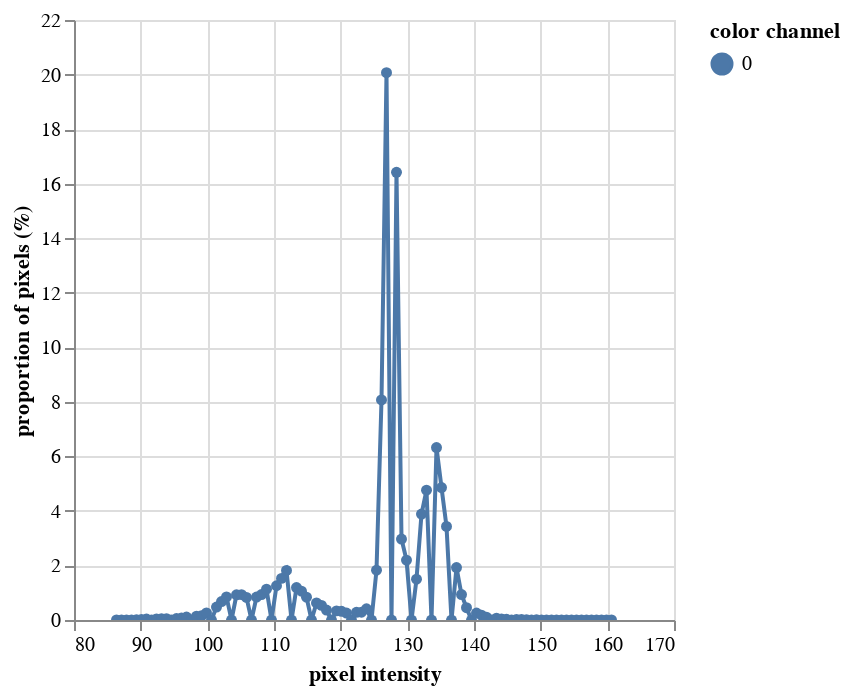

Notebook code cell kept with this figure:
### Code cell
hist = pcv.visualize.histogram(img=a)

### Figure 1 — Vega-Lite specification as saved in the notebook (floating-point values rounded to 4 significant figures)
{"config": {"view": {"continuousWidth": 300, "continuousHeight": 300}}, "data": {"name": "data-c7c6b5cd626df492ac9ed27062b842ee"}, "mark": {"type": "line", "point": true}, "encoding": {"color": {"field": "color channel", "type": "nominal"}, "tooltip": [{"field": "pixel intensity", "type": "quantitative"}, {"field": "proportion of pixels (%)", "type": "quantitative"}], "x": {"field": "pixel intensity", "type": "quantitative"}, "y": {"field": "proportion of pixels (%)", "type": "quantitative"}}, "params": [{"name": "param_1", "select": {"type": "interval", "encodings": ["x", "y"]}, "bind": "scales"}], "$schema": "https://vega.github.io/schema/vega-lite/v5.20.1.json", "datasets": {"data-c7c6b5cd626df492ac9ed27062b842ee": [{"pixel intensity": 86.38, "proportion of pixels (%)": 0.0001833, "hist_count": 3, "color channel": "0"}, {"pixel intensity": 87.12, "proportion of pixels (%)": 0.0006722, "hist_count": 11, "color channel": "0"}, {"pixel intensity": 87.88, "proportion of pixels (%)": 0.004338, "hist_count": 71, "color channel": "0"}, {"pixel intensity": 88.62, "proportion of pixels (%)": 0.0, "hist_count": 0, "color channel": "0"}, {"pixel intensity": 89.38, "proportion of pixels (%)": 0.009044, "hist_count": 148, "color channel": "0"}, {"pixel intensity": 90.12, "proportion of pixels (%)": 0.01839, "hist_count": 301, "color channel": "0"}, {"pixel intensity": 90.88, "proportion of pixels (%)": 0.03416, "hist_count": 559, "color channel": "0"}, {"pixel intensity": 91.62, "proportion of pixels (%)": 0.0, "hist_count": 0, "color channel": "0"}, {"pixel intensity": 92.38, "proportion of pixels (%)": 0.04161, "hist_count": 681, "color channel": "0"}, {"pixel intensity": 93.12, "proportion of pixels (%)": 0.04332, "hist_count": 709, "color channel": "0"}, {"pixel intensity": 93.88, "proportion of pixels (%)": 0.04748, "hist_count": 777, "color channel": "0"}, {"pixel intensity": 94.62, "proportion of pixels (%)": 0.0, "hist_count": 0, "color channel": "0"}, {"pixel intensity": 95.38, "proportion of pixels (%)": 0.05163, "hist_count": 845, "color channel": "0"}, {"pixel intensity": 96.12, "proportion of pixels (%)": 0.07217, "hist_count": 1181, "color channel": "0"}, {"pixel intensity": 96.88, "proportion of pixels (%)": 0.1066, "hist_count": 1744, "color channel": "0"}, {"pixel intensity": 97.62, "proportion of pixels (%)": 0.0, "hist_count": 0, "color channel": "0"}, {"pixel intensity": 98.38, "proportion of pixels (%)": 0.1402, "hist_count": 2294, "color channel": "0"}, {"pixel intensity": 99.12, "proportion of pixels (%)": 0.1547, "hist_count": 2531, "color channel": "0"}, {"pixel intensity": 99.88, "proportion of pixels (%)": 0.2577, "hist_count": 4217, "color channel": "0"}, {"pixel intensity": 100.6, "proportion of pixels (%)": 0.0, "hist_count": 0, "color channel": "0"}, {"pixel intensity": 101.4, "proportion of pixels (%)": 0.4748, "hist_count": 7770, "color channel": "0"}, {"pixel intensity": 102.1, "proportion of pixels (%)": 0.6761, "hist_count": 11065, "color channel": "0"}, {"pixel intensity": 102.9, "proportion of pixels (%)": 0.847, "hist_count": 13861, "color channel": "0"}, {"pixel intensity": 103.6, "proportion of pixels (%)": 0.0, "hist_count": 0, "color channel": "0"}, {"pixel intensity": 104.4, "proportion of pixels (%)": 0.9245, "hist_count": 15130, "color channel": "0"}, {"pixel intensity": 105.1, "proportion of pixels (%)": 0.9305, "hist_count": 15228, "color channel": "0"}, {"pixel intensity": 105.9, "proportion of pixels (%)": 0.8266, "hist_count": 13528, "color channel": "0"}, {"pixel intensity": 106.6, "proportion of pixels (%)": 0.0, "hist_count": 0, "color channel": "0"}, {"pixel intensity": 107.4, "proportion of pixels (%)": 0.8425, "hist_count": 13788, "color channel": "0"}, {"pixel intensity": 108.1, "proportion of pixels (%)": 0.933, "hist_count": 15269, "color channel": "0"}, {"pixel intensity": 108.9, "proportion of pixels (%)": 1.131, "hist_count": 18517, "color channel": "0"}, {"pixel intensity": 109.6, "proportion of pixels (%)": 0.0, "hist_count": 0, "color channel": "0"}, {"pixel intensity": 110.4, "proportion of pixels (%)": 1.256, "hist_count": 20552, "color channel": "0"}, {"pixel intensity": 111.1, "proportion of pixels (%)": 1.526, "hist_count": 24967, "color channel": "0"}, {"pixel intensity": 111.9, "proportion of pixels (%)": 1.818, "hist_count": 29744, "color channel": "0"}, {"pixel intensity": 112.6, "proportion of pixels (%)": 0.0, "hist_count": 0, "color channel": "0"}, {"pixel intensity": 113.4, "proportion of pixels (%)": 1.189, "hist_count": 19452, "color channel": "0"}, {"pixel intensity": 114.1, "proportion of pixels (%)": 1.054, "hist_count": 17254, "color channel": "0"}, {"pixel intensity": 114.9, "proportion of pixels (%)": 0.8365, "hist_count": 13690, "color channel": "0"}, {"pixel intensity": 115.6, "proportion of pixels (%)": 0.0, "hist_count": 0, "color channel": "0"}, {"pixel intensity": 116.4, "proportion of pixels (%)": 0.6244, "hist_count": 10219, "color channel": "0"}, {"pixel intensity": 117.1, "proportion of pixels (%)": 0.5355, "hist_count": 8763, "color channel": "0"}, {"pixel intensity": 117.9, "proportion of pixels (%)": 0.3652, "hist_count": 5976, "color channel": "0"}, {"pixel intensity": 118.6, "proportion of pixels (%)": 0.0, "hist_count": 0, "color channel": "0"}, {"pixel intensity": 119.4, "proportion of pixels (%)": 0.3353, "hist_count": 5488, "color channel": "0"}, {"pixel intensity": 120.1, "proportion of pixels (%)": 0.3185, "hist_count": 5213, "color channel": "0"}, {"pixel intensity": 120.9, "proportion of pixels (%)": 0.2556, "hist_count": 4183, "color channel": "0"}, {"pixel intensity": 121.6, "proportion of pixels (%)": 0.0, "hist_count": 0, "color channel": "0"}, {"pixel intensity": 122.4, "proportion of pixels (%)": 0.2809, "hist_count": 4597, "color channel": "0"}, {"pixel intensity": 123.1, "proportion of pixels (%)": 0.2854, "hist_count": 4671, "color channel": "0"}, {"pixel intensity": 123.9, "proportion of pixels (%)": 0.41, "hist_count": 6709, "color channel": "0"}, {"pixel intensity": 124.6, "proportion of pixels (%)": 0.0, "hist_count": 0, "color channel": "0"}, {"pixel intensity": 125.4, "proportion of pixels (%)": 1.828, "hist_count": 29908, "color channel": "0"}, {"pixel intensity": 126.1, "proportion of pixels (%)": 8.068, "hist_count": 132026, "color channel": "0"}, {"pixel intensity": 126.9, "proportion of pixels (%)": 20.07, "hist_count": 328404, "color channel": "0"}, {"pixel intensity": 127.6, "proportion of pixels (%)": 0.0, "hist_count": 0, "color channel": "0"}, {"pixel intensity": 128.4, "proportion of pixels (%)": 16.42, "hist_count": 268666, "color channel": "0"}, {"pixel intensity": 129.1, "proportion of pixels (%)": 2.967, "hist_count": 48552, "color channel": "0"}, {"pixel intensity": 129.9, "proportion of pixels (%)": 2.196, "hist_count": 35942, "color channel": "0"}, {"pixel intensity": 130.6, "proportion of pixels (%)": 0.0, "hist_count": 0, "color channel": "0"}, {"pixel intensity": 131.4, "proportion of pixels (%)": 1.495, "hist_count": 24463, "color channel": "0"}, {"pixel intensity": 132.1, "proportion of pixels (%)": 3.885, "hist_count": 63578, "color channel": "0"}, {"pixel intensity": 132.9, "proportion of pixels (%)": 4.76, "hist_count": 77899, "color channel": "0"}, {"pixel intensity": 133.6, "proportion of pixels (%)": 0.0, "hist_count": 0, "color channel": "0"}, {"pixel intensity": 134.4, "proportion of pixels (%)": 6.325, "hist_count": 103502, "color channel": "0"}, {"pixel intensity": 135.1, "proportion of pixels (%)": 4.855, "hist_count": 79448, "color channel": "0"}, {"pixel intensity": 135.9, "proportion of pixels (%)": 3.432, "hist_count": 56159, "color channel": "0"}, {"pixel intensity": 136.6, "proportion of pixels (%)": 0.0, "hist_count": 0, "color channel": "0"}, {"pixel intensity": 137.4, "proportion of pixels (%)": 1.924, "hist_count": 31492, "color channel": "0"}, {"pixel intensity": 138.1, "proportion of pixels (%)": 0.9349, "hist_count": 15300, "color channel": "0"}, {"pixel intensity": 138.9, "proportion of pixels (%)": 0.4518, "hist_count": 7394, "color channel": "0"}, {"pixel intensity": 139.6, "proportion of pixels (%)": 0.0, "hist_count": 0, "color channel": "0"}, {"pixel intensity": 140.4, "proportion of pixels (%)": 0.2564, "hist_count": 4196, "color channel": "0"}, {"pixel intensity": 141.1, "proportion of pixels (%)": 0.1752, "hist_count": 2867, "color channel": "0"}, {"pixel intensity": 141.9, "proportion of pixels (%)": 0.1036, "hist_count": 1695, "color channel": "0"}, {"pixel intensity": 142.6, "proportion of pixels (%)": 0.0, "hist_count": 0, "color channel": "0"}, {"pixel intensity": 143.4, "proportion of pixels (%)": 0.06667, "hist_count": 1091, "color channel": "0"}, {"pixel intensity": 144.1, "proportion of pixels (%)": 0.03813, "hist_count": 624, "color channel": "0"}, {"pixel intensity": 144.9, "proportion of pixels (%)": 0.02652, "hist_count": 434, "color channel": "0"}, {"pixel intensity": 145.6, "proportion of pixels (%)": 0.0, "hist_count": 0, "color channel": "0"}, {"pixel intensity": 146.4, "proportion of pixels (%)": 0.02157, "hist_count": 353, "color channel": "0"}, {"pixel intensity": 147.1, "proportion of pixels (%)": 0.01601, "hist_count": 262, "color channel": "0"}, {"pixel intensity": 147.9, "proportion of pixels (%)": 0.009777, "hist_count": 160, "color channel": "0"}, {"pixel intensity": 148.6, "proportion of pixels (%)": 0.0, "hist_count": 0, "color channel": "0"}, {"pixel intensity": 149.4, "proportion of pixels (%)": 0.006416, "hist_count": 105, "color channel": "0"}, {"pixel intensity": 150.1, "proportion of pixels (%)": 0.005072, "hist_count": 83, "color channel": "0"}, {"pixel intensity": 150.9, "proportion of pixels (%)": 0.003422, "hist_count": 56, "color channel": "0"}, {"pixel intensity": 151.6, "proportion of pixels (%)": 0.0, "hist_count": 0, "color channel": "0"}, {"pixel intensity": 152.4, "proportion of pixels (%)": 0.001955, "hist_count": 32, "color channel": "0"}, {"pixel intensity": 153.1, "proportion of pixels (%)": 0.001467, "hist_count": 24, "color channel": "0"}, {"pixel intensity": 153.9, "proportion of pixels (%)": 0.001528, "hist_count": 25, "color channel": "0"}, {"pixel intensity": 154.6, "proportion of pixels (%)": 0.0, "hist_count": 0, "color channel": "0"}, {"pixel intensity": 155.4, "proportion of pixels (%)": 0.0007944, "hist_count": 13, "color channel": "0"}, {"pixel intensity": 156.1, "proportion of pixels (%)": 0.001161, "hist_count": 19, "color channel": "0"}, {"pixel intensity": 156.9, "proportion of pixels (%)": 0.0006111, "hist_count": 10, "color channel": "0"}, {"pixel intensity": 157.6, "proportion of pixels (%)": 0.0, "hist_count": 0, "color channel": "0"}, {"pixel intensity": 158.4, "proportion of pixels (%)": 0.0006722, "hist_count": 11, "color channel": "0"}, {"pixel intensity": 159.1, "proportion of pixels (%)": 0.0004277, "hist_count": 7, "color channel": "0"}, {"pixel intensity": 159.9, "proportion of pixels (%)": 0.0004277, "hist_count": 7, "color channel": "0"}, {"pixel intensity": 160.6, "proportion of pixels (%)": 0.0001833, "hist_count": 3, "color channel": "0"}]}}
